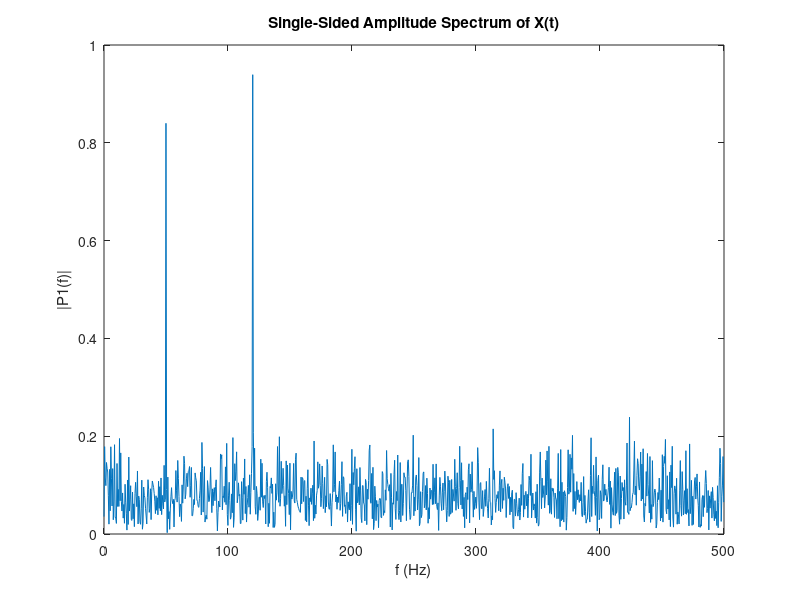

MATLAB code for this plot:
clear;


Fs = 1000;            % Sampling frequency                    
T = 1/Fs;             % Sampling period       
L = 2001;             % Length of signal
t = (0:L-1)*T;        % Time vector
t1 = max(t);

S = 0.7*sin(2*pi*50*t) + sin(2*pi*120*t);

X = S + 2*randn(size(t));
figure(1)
plot(1000*t(1:50),X(1:50))
title('Signal Corrupted with Zero-Mean Random Noise')
xlabel('t (milliseconds)')
ylabel('X(t)')

Y=fft(X);

P2 = abs(Y/L);
P1 = P2(1:L/2+1);
P1(2:end-1) = 2*P1(2:end-1);

f = Fs*(0:(L/2))/L;
% plot(f,P2)
plot(f,P1) 

title('Single-Sided Amplitude Spectrum of X(t)')
xlabel('f (Hz)')
ylabel('|P1(f)|')

% Y = fft(S);
% P2 = abs(Y/L);
% P1 = P2(1:L/2+1);
% P1(2:end-1) = 2*P1(2:end-1);
% 
% plot(f,P1) 
% title('Single-Sided Amplitude Spectrum of S(t)')
% xlabel('f (Hz)')
% ylabel('|P1(f)|')

% sim('fft_test')
% z=simout;
% 
% figure(2)
% plot(z)
% 
% Y=fft(z);
% 
% P2 = abs(Y/L);
% P1 = P2(1:L/2+1);
% P1(2:end-1) = 2*P1(2:end-1);
% 
% f = Fs*(0:(L/2))/L;
% plot(f,P1) 
% 
% title('Single-Sided Amplitude Spectrum of X(t)')
% xlabel('f (Hz)')
% ylabel('|P1(f)|')


